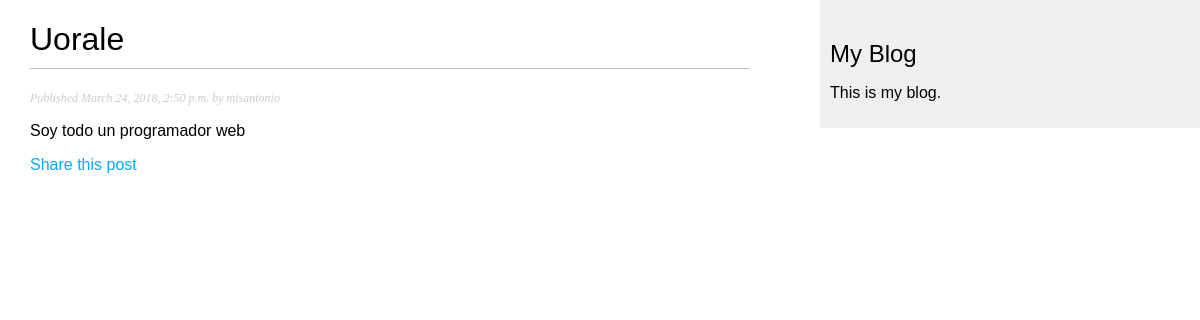
Screenshot of /blog/2018/03/24/uorale/ with the database file from the repository.
### webBlog/models.py (models this page shows, shortened)
class Post(models.Model):
    STATUS_CHOICES = {
        ('draft', 'Draft'),
        ('published', 'Published'),
    }
    title = models.CharField(max_length=250)
    slug = models.SlugField(max_length=250, unique_for_date='publish')
    author = models.ForeignKey(User, related_name='blog_posts', on_delete=models.CASCADE)
    body = models.TextField()
    publish = models.DateTimeField(default=timezone.now)
    created = models.DateTimeField(auto_now_add=True)
    updated = models.DateTimeField(auto_now=True)
    status = models.CharField(max_length=10, choices=STATUS_CHOICES, default='draft')
    objects = models.Manager()
    published = PublishedManager()
    class Meta:
        ordering = ['-publish']

### webBlog/views.py (the view)
def post_detail(request, year, month, day, post):
    post = get_object_or_404(Post, slug=post,
                             status='published',
                             publish__year=year,
                             publish__month=month,
                             publish__day=day)
    return render(request, 'detail.html', {'post': post})

### templates/detail.html (shortened to what this page needs)
{% extends "base.html" %}
{% block content %}
    <h1> {{ post.title }} </h1>
    <p class="date"> Published {{ post.publish }} by {{ post.author }} </p>
    {{ post.body | linebreaks }}
    <p><a href="{% url 'webBlog:post_share' post.id%}"> Share this post </a></p>
{% endblock %}

### static/blog.css (style rules this page uses)
body { margin:0; padding:0; font-family:helvetica, sans-serif; }
a { color:#00abff; text-decoration:none; }
h1 { font-weight:normal; border-bottom:1px solid #bbb; padding:0 0 10px 0; }
p.date { color:#ccc; font-family: georgia, serif; font-size: 12px; font-style: italic; }

### rows the page displays
Post: title "Uorale", publish "March 24, 2018, 2:50 p.m.", author "misantonio", body "Soy todo un programador web"
